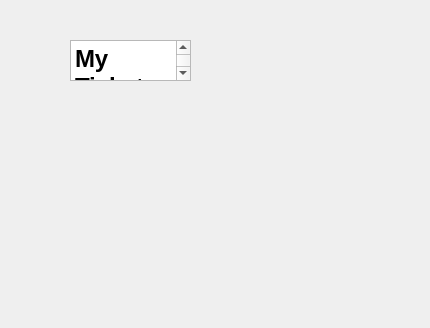
<?xml version="1.0" encoding="UTF-8"?>
<ui version="4.0">
 <class>Reserved</class>
 <widget class="QDialog" name="Reserved">
  <property name="geometry">
   <rect>
    <x>0</x>
    <y>0</y>
    <width>430</width>
    <height>328</height>
   </rect>
  </property>
  <property name="windowTitle">
   <string>Dialog</string>
  </property>
  <widget class="QTextEdit" name="textEdit">
   <property name="geometry">
    <rect>
     <x>70</x>
     <y>40</y>
     <width>121</width>
     <height>41</height>
    </rect>
   </property>
   <property name="readOnly">
    <bool>true</bool>
   </property>
   <property name="html">
    <string>&lt;!DOCTYPE HTML PUBLIC &quot;-//W3C//DTD HTML 4.0//EN&quot; &quot;http://www.w3.org/TR/REC-html40/strict.dtd&quot;&gt;
&lt;html&gt;&lt;head&gt;&lt;meta name=&quot;qrichtext&quot; content=&quot;1&quot; /&gt;&lt;meta charset=&quot;utf-8&quot; /&gt;&lt;style type=&quot;text/css&quot;&gt;
p, li { white-space: pre-wrap; }
hr { height: 1px; border-width: 0; }
li.unchecked::marker { content: &quot;\2610&quot;; }
li.checked::marker { content: &quot;\2612&quot;; }
&lt;/style&gt;&lt;/head&gt;&lt;body style=&quot; font-family:'.AppleSystemUIFont'; font-size:13pt; font-weight:400; font-style:normal;&quot;&gt;
&lt;p style=&quot; margin-top:0px; margin-bottom:0px; margin-left:0px; margin-right:0px; -qt-block-indent:0; text-indent:0px;&quot;&gt;&lt;span style=&quot; font-size:18pt; font-weight:700;&quot;&gt;My Tickets&lt;/span&gt;&lt;/p&gt;&lt;/body&gt;&lt;/html&gt;</string>
   </property>
  </widget>
 </widget>
 <resources/>
 <connections/>
</ui>
